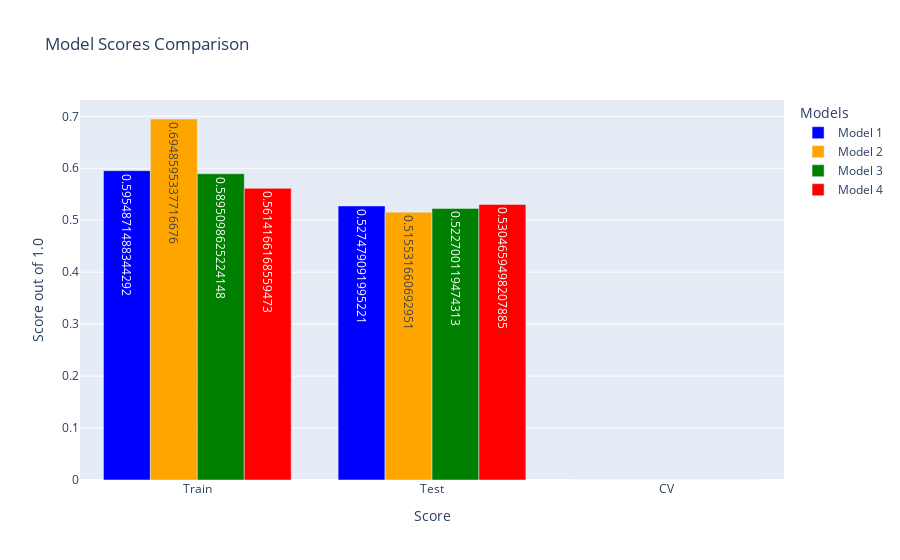

The code cell stored with this chart in its notebook:
### Code cell
import plotly.graph_objects as go

# Create the figure
fig = go.Figure()

# Add bars for each model with different colors
fig.add_trace(go.Bar(
    x=['Train', 'Test', 'CV'],
    y=[
        model.score(X_train, y_train), 
        model.score(X_test, y_test), 
        cv_scores.mean()
    ],
    name='Model 1',
    marker_color='blue',
    text=[model.score(X_train, y_train), model.score(X_test, y_test), cv_scores.mean()],
    textposition='auto'
))

fig.add_trace(go.Bar(
    x=['Train', 'Test', 'CV'],
    y=[
        acc_train, 
        acc_test, 
        md2_cv_scores.mean()
    ],
    name='Model 2',
    marker_color='orange',
    text=[acc_train, acc_test, md2_cv_scores.mean()],
    textposition='auto'
))

fig.add_trace(go.Bar(
    x=['Train', 'Test', 'CV'],
    y=[
        ensemble_model1.score(X_train, y_train), 
        ensemble_model1.score(X_test, y_test), 
        ensemble1_cv_scores.mean()
    ],
    name='Model 3',
    marker_color='green',
    text=[ensemble_model1.score(X_train, y_train), ensemble_model1.score(X_test, y_test), ensemble1_cv_scores.mean()],
    textposition='auto'
))

fig.add_trace(go.Bar(
    x=['Train', 'Test', 'CV'],
    y=[
        ensemble_model.score(X_train, y_train), 
        ensemble_model.score(X_test, y_test), 
        ensemble_cv_scores.mean()
    ],
    name='Model 4',
    marker_color='red',
    text=[ensemble_model.score(X_train, y_train), ensemble_model.score(X_test, y_test), ensemble_cv_scores.mean()],
    textposition='auto'
))

# Update the layout
fig.update_layout(
    title='Model Scores Comparison',
    xaxis_title='Score',
    yaxis_title='Score out of 1.0',
    barmode='group',
    legend_title='Models',
    xaxis=dict(
        tickmode='array',
        tickvals=['Train', 'Test', 'CV']
    )
)

# Show the plot
fig.show()

### Figure 1 — Plotly figure (JSON) as saved in the notebook; plotly's stock layout.template omitted (floating-point values rounded to 4 significant figures)
{"data": [{"marker": {"color": "blue"}, "name": "Model 1", "text": ["0.5954871488344292", "0.527479091995221", "0.0"], "textposition": "auto", "type": "bar", "x": ["Train", "Test", "CV"], "y": [0.5955, 0.5275, 0]}, {"marker": {"color": "orange"}, "name": "Model 2", "text": ["0.6948595337716676", "0.515531660692951", "0.0"], "textposition": "auto", "type": "bar", "x": ["Train", "Test", "CV"], "y": [0.6949, 0.5155, 0]}, {"marker": {"color": "green"}, "name": "Model 3", "text": ["0.5895098625224148", "0.522700119474313", "0.0"], "textposition": "auto", "type": "bar", "x": ["Train", "Test", "CV"], "y": [0.5895, 0.5227, 0]}, {"marker": {"color": "red"}, "name": "Model 4", "text": ["0.5614166168559473", "0.5304659498207885", "0.0"], "textposition": "auto", "type": "bar", "x": ["Train", "Test", "CV"], "y": [0.5614, 0.5305, 0]}], "layout": {"barmode": "group", "legend": {"title": {"text": "Models"}}, "title": {"text": "Model Scores Comparison"}, "xaxis": {"tickmode": "array", "tickvals": ["Train", "Test", "CV"], "title": {"text": "Score"}}, "yaxis": {"title": {"text": "Score out of 1.0"}}}}
